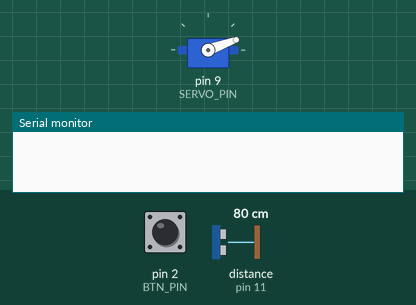
This sketch was run on a simulated Arduino Uno, built with avr-gcc and run on an emulated ATmega328P. Shown: servo, the last lines printed to the serial monitor. Inputs (shaded band) come from the test bench; at power-on: pin 2 (BTN_PIN) HIGH, distance to the obstacle (sensor on pin 11) 80 cm. The echo pulse lasts 58.3 µs per cm.

Above: at 1.2 s.
1.3 s: pin 2 (BTN_PIN) pulled LOW for 0.15 s
At 2.4 s:
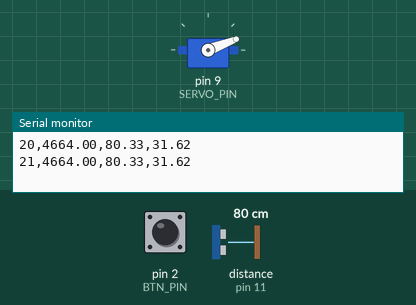
4.3 s: distance to the obstacle (sensor on pin 11) set to 4 cm
7.0 s: distance to the obstacle (sensor on pin 11) set to 2 cm
At 8.55 s:
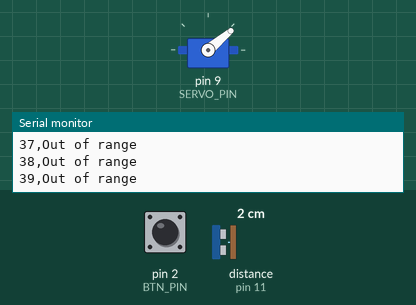
13.0 s: distance to the obstacle (sensor on pin 11) set to 299 cm
At 13.2 s:
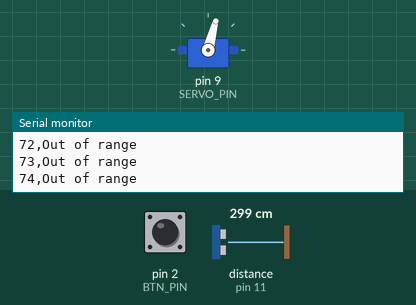
16.0 s: distance to the obstacle (sensor on pin 11) set to 296 cm
At 17.2 s:
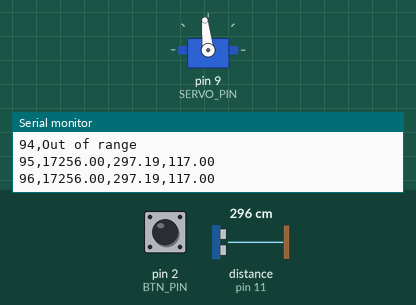
17.6 s: distance to the obstacle (sensor on pin 11) set to 2 cm
Timing chart, 0 to 25.2 s (numbered marks = the images above; inputs shaded):
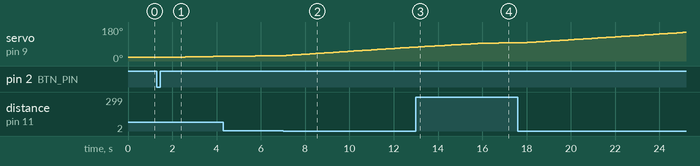

The sketch:

usonic_servo_sweep.ino
```cpp
/*
 * This sketch uses the ultrasonic sensor (HC-SR04), a button,
 * and an externally (battery) powered servo * to sweep through
 * an angle in 1 degree increments and then reverses the seep
 * process to end up back at the starting point.
 * The process is triggered by clicking the button.
 * At each position the ultrasonic sensor is read 5 times and
 * the median calculated.
 * The position, the useconds, the distance in cm, and the distance
 * in inches are then printed the serial monitor.
 * The data can be copied via Ctrl-C. for further analysis
 /*

  Displays results on Serial Monitor

 Arduino/sensor/button/servo with external 4.8V battery) set up:
 Arduino pin    ->  sensor pin (volitage taken from Power pin side of Arduino
  5V Analog side     VCC usonic sensor
  12                 TRIG usonic sensor
  11                 ECHO usonic sensor
  GND Analog side    Usonic GND
 Button setup
  GND Analog side    Btn side A common with usonic GND on breadboard
  2                  Btn side B; NOTE MUST USE INTERNAL PULLUP RESISTOR VIA "INPUT_PULLUP"
  9                  Servo signal Pin 3 for older Airtronics
 Servo Setup
  Servo GND to breadboard with 4.8V Battery GND + to Arduino GND Digital
  Servo Pin 1 to 4.8V battery red wire (+)
  Servo Pin 2 to 4.8V battery black wire (-), + common with GND Digital through breadboard.
  Refereences
  http://dronebotworkshop.com
  https://dronebotworkshop.com/hc-sr04-ultrasonic-distance-sensor-arduino/#1
 This also inclues a button to trigger a read. EAch time the button is pressed 5 reads are taken.
 The button uses the internal PULLUP resistor related to pin 2
*/

// This uses Serial Monitor to display Range Finder distance readings
// but the data is also on the usb port.

// Include NewPing Library for HC-SR04 Ultrasonic Range Finder
# include <NewPing.h>
# include <Servo.h>
// Hook up HC-SR04 with HC-SR04 TRIG to Arduino Pin 12, ECHO to Arduino pin 11
// Maximum Distance is 400 cm (4m)

#define TRIGGER_PIN  12
#define ECHO_PIN     11
#define MAX_DISTANCE 400
#define BTN_PIN 2
#define SERVO_PIN 9
Servo servo;          //create a servo object
//Initialize the sensor pin setup and distance
NewPing sonar(TRIGGER_PIN, ECHO_PIN, MAX_DISTANCE);
float duration, distance_cm, distance_inches;
float sound_vel =  0.034445;  //CHANGE THIS (AS CM/USEC) DEPENDING ON TEMP. AND HUMIDITY
int iterations = 5; //times to read ultrasonic sensor for averaging
int pos = 0;        //default intial position of servo in degrees;

void setup() {
  Serial.begin (9600);
  // Setup Input Pin for button:
  pinMode(BTN_PIN, INPUT_PULLUP);
  servo.attach(SERVO_PIN);
  pos = 20;
  servo.write(pos); // tell servo to go to 'pos'; in this case starting at 20 deg
  delay(15); //delays are always in milliseconds
}

//One advantage of using NewPing, it defines a median, based on iterations
//Median gets delay time between pings, based on either MAX_DISTANCE, or a test ping before iterating.
//Have to be careful with the loop delay to accomodate. With 4 m distance echo_time would be
//~12 ms; 12,000 us
void loop() {
  //read the pushbutton value into a variable
  int btnVal = digitalRead(BTN_PIN);
  //print out the value of the pushbutton
  //Serial.println(pinVal);
  //Because using internal PULL_UP on btn input pin 2, do something when button pressed, i.e., goes LOW
  if (btnVal == LOW){
     for (pos = 20; pos <= 160; pos += 1) { // goes from 20 degrees to 160 degrees in steps of 1 degree
       servo.write(pos);              // tell servo to go to position in variable 'pos'
       delay(15);// waits 15ms for the servo to reach the position
       //ping_median fcn waits 29 ms between pings, so takes about 150 ms to complete.
       // 29 ms is ping and return of 9.9 meters = 32 ft or 1/2 time return of 4.9 m; 16 ft.
       duration = sonar.ping_median(iterations); //fcn must set sonar TRIG pin to HIGH. part of ping(), ping_median fcn.
       //below not needed at this time
       //duration = sonar.ping() return if iterations = 1
       //Determine distance from usec duration
        distance_cm = (duration / 2) * sound_vel;
       // Send results to Serial Monitor
       //Serial.print("Distance = ");
       //Room dimensions forced a sensor to target distance limit of 300 cm
       if (distance_cm >= 300 || distance_cm <= 2) {
         Serial.print(pos);
         Serial.println(",Out of range");
          }
       else {
         distance_inches = distance_cm * 0.393701;
         Serial.print(pos);
         Serial.print(",");
         Serial.print(duration);
         Serial.print(",");
         Serial.print(distance_cm);
         Serial.print(",");
         Serial.println(distance_inches);
         delay(500); //millseconds
       } //end if
     } // end for

    for (pos = 160; pos >= 20; pos -= 1) { // go from 160 degrees to 20 degrees
      servo.write(pos);                  // tell servo to go to position in variable 'pos'
      delay(15);                           // waits 15ms for the servo to reach the position
      duration = sonar.ping_median(iterations); //fcn must set sonar TRIG pin to HIGH. part of ping(), ping_median fcn.
      //duration = sonar.ping() return if iterations =1
      // Determine distance from duration
      distance_cm = (duration / 2) * sound_vel;
      // Send results to Serial Monitor
      //Serial.print("Distance = ");
      if (distance_cm >= 300 || distance_cm <= 2) {
        Serial.print(pos);
        Serial.println(",Out of range");
        }
      else {
        distance_inches = distance_cm * 0.393701;
        Serial.print(pos);
        Serial.print(",");
        Serial.print(duration);
        Serial.print(",");
        Serial.print(distance_cm);
        Serial.print(",");
        Serial.println(distance_inches);
        delay(500); //useconds
        } //end if
    } //end for
  } //end if btn
} // end loop
```

Measured:
- the behaviour switches between 3 and 2 cm on distance to the obstacle (sensor on pin 11) (found by bisection; images 1 and 2)
- the behaviour switches between 299 and 298 cm on distance to the obstacle (sensor on pin 11) (found by bisection; images 3 and 4)
- after the input at 1.3 s, servo on pin 9 (SERVO_PIN): 20° → 21° after 0.64 s, → 22° 0.64 s later, → 23° 0.64 s later, → 24° 0.64 s later
